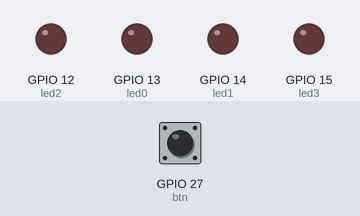
Bench run of a program on a simulated ESP32 board running MicroPython. Shown: output pins drawn as LEDs (lit = HIGH). Wiring (from the project's diagram.json): red LED on GPIO 12, red LED on GPIO 13, red LED on GPIO 14, red LED on GPIO 15, green button on GPIO 27. Dashed ring = blinking. Inputs (shaded band) come from the test bench; at power-on: GPIO 27 (btn) LOW.

Above: at 1.2 s.
1.3 s: GPIO 27 (btn) pulled HIGH for 1 s
At 2.8 s:
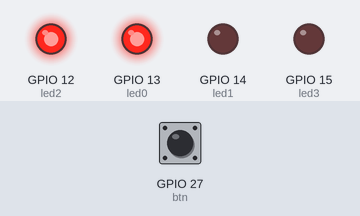
3.8 s: GPIO 27 (btn) pulled HIGH for 0.15 s
At 4.4 s:
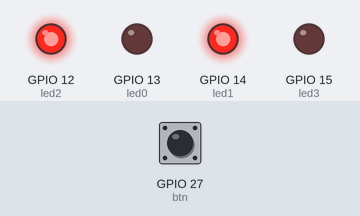
5.5 s: GPIO 27 (btn) pulled HIGH for 0.15 s
At 6.6 s:
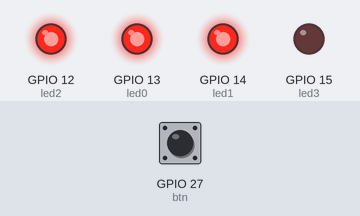
7.2 s: GPIO 27 (btn) pulled HIGH for 3.2 s
At 8.9 s:
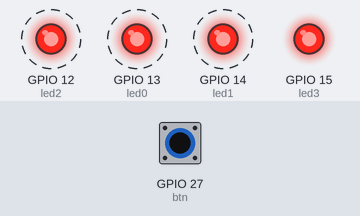
Timing chart, 0 to 11.9 s (numbered marks = the images above; inputs shaded):
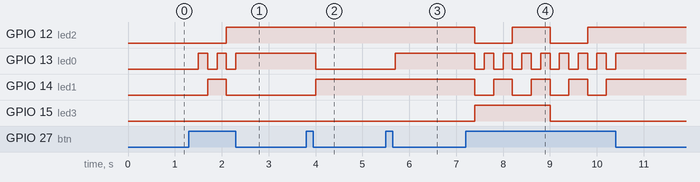

Measured:
- after the input at 1.3 s, GPIO 12 (led2): LOW → HIGH after 0.80 s; GPIO 13 (led0): alternates HIGH for 0.20 s and LOW for 0.20 s, 5 changes in all, then stays HIGH, starting after 0.20 s; GPIO 14 (led1): LOW → HIGH after 0.40 s, → LOW 0.40 s later
- after the input at 3.8 s, GPIO 13 (led0): HIGH → LOW after 0.20 s; GPIO 14 (led1): LOW → HIGH after 0.20 s
- after the input at 5.5 s, GPIO 13 (led0): LOW → HIGH after 0.20 s
- after the input at 7.2 s, GPIO 12 (led2): alternates HIGH for 0.80 s and LOW for 0.80 s, 4 changes in all, then stays HIGH, starting after 0.20 s; GPIO 13 (led0): alternates HIGH for 0.20 s and LOW for 0.20 s, 16 changes in all, then stays HIGH, starting after 0.20 s

The program:

main.py
```python
from machine import Pin
from utime import sleep

led0 = Pin(13, Pin.OUT)
led1 = Pin(14, Pin.OUT)
led2 = Pin(12, Pin.OUT)
led3 = Pin(15, Pin.OUT)

btn = Pin(27, Pin.IN, Pin.PULL_DOWN)

numero = 0

while True:

    led0.value(numero & 1)
    led1.value((numero >> 1) & 1)
    led2.value((numero >> 2) & 1)
    led3.value((numero >> 3) & 1)

    if btn.value() == 1:
        numero = numero + 1
        sleep(0.2)
```
